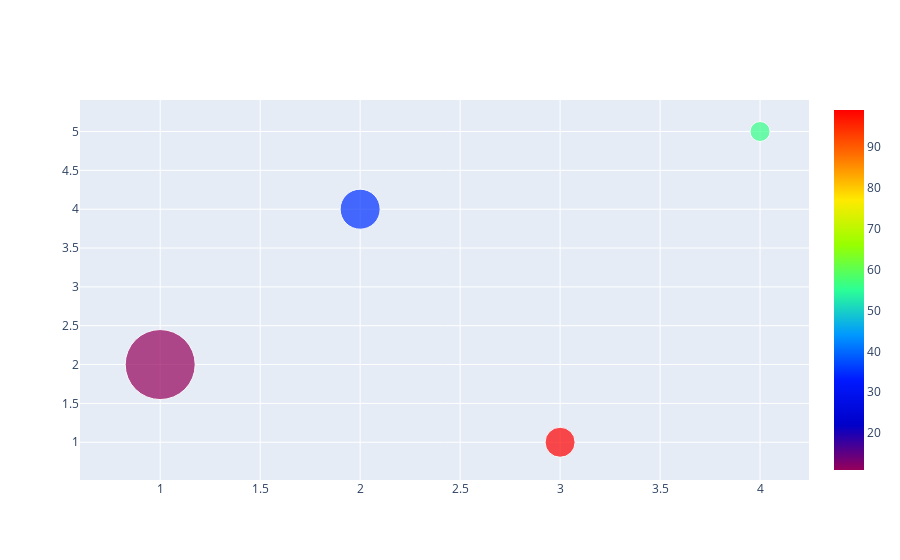

The notebook cell this image was saved under:
### Code cell
a = [11,35,99,56]

trace = go.Scatter(
    x=x,
    y=y,
    mode='markers',
    marker=dict(size=z,
                color=a,
                colorscale='Rainbow',
                showscale=True
               )
)

data = [trace]
offline.iplot(data)

### Figure 1 — Plotly figure (JSON) as saved in the notebook; plotly's stock layout.template omitted (floating-point values rounded to 4 significant figures)
{"data": [{"marker": {"color": [11, 35, 99, 56], "colorscale": [[0, "rgb(150,0,90)"], [0.125, "rgb(0,0,200)"], [0.25, "rgb(0,25,255)"], [0.375, "rgb(0,152,255)"], [0.5, "rgb(44,255,150)"], [0.625, "rgb(151,255,0)"], [0.75, "rgb(255,234,0)"], [0.875, "rgb(255,111,0)"], [1, "rgb(255,0,0)"]], "showscale": true, "size": [70, 40, 30, 20]}, "mode": "markers", "type": "scatter", "x": [1, 2, 3, 4], "y": [2, 4, 1, 5]}], "layout": {}}
